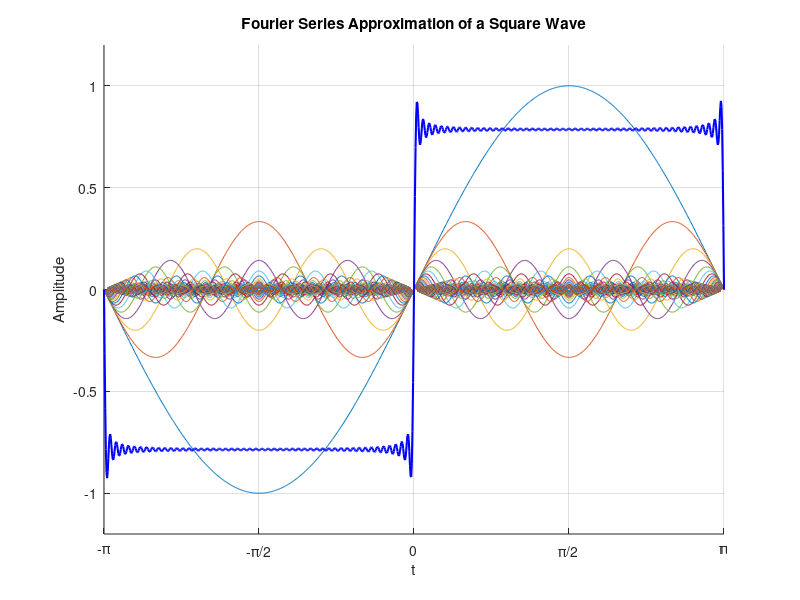

This chart was generated by the following MATLAB code: (Note: this script raises an error after producing the figure.)
%% ECE 210 - Assignment 05: corrected code with explanations
% Note: used with the help of MATLAB docs + Grok

% Housekeeping commands (Good practice to include at the start) [cite: 1]
clc;     % Clears the command window
clear;   % Removes all variables from the workspace
close all; % Closes all open figure windows

%% Problem 1: Square Wave Approximation (Superimposed)

% Define the time vector t [cite: 9]
t = linspace(-pi, pi, 1000);

% Define the number of terms (n goes from 0 to 50, so 51 terms total)
num_terms = 51; % Using a variable instead of a magic number (like 50 directly) is clearer.
n_indices = 0:(num_terms-1); % Indices from 0 to 50

% Calculate a_n vectorially (More efficient than a loop in MATLAB) [cite: 1, 2]
% Original approach used a loop[cite: 9]. Vectorization is preferred.
a_n = (2 * n_indices + 1)'; % Column vector of coefficients (2n+1)

% Calculate components vectorially
% Each row of 's_components' corresponds to sin(a_n*t)/a_n for one a_n
s_components = sin(a_n .* t) ./ a_n; % [cite: 2] Uses element-wise operations (.* and ./)

% Calculate the approximated square wave by summing the components [cite: 2]
% The sum is taken column-wise (summing contributions for each t)
s_approx = sum(s_components, 1); % Sum across the first dimension (rows)

% --- Plotting Problem 1 ---
figure; % Create a new figure window [cite: 20]
hold on; % Retain plots on the same axes [cite: 27, 28]

% Plot the individual components first (optional: adjust color/style)
% Original used light gray[cite: 9, 12], which can be hard to see. Plotting all at once.
plot(t, s_components); % Plot all components [cite: 3]

% Plot the final approximation (sum) on top
plot(t, s_approx, 'b', 'LineWidth', 1.5); % Make the sum line more prominent [cite: 9]

% --- Plot Customization (as required by assignment [cite: 41]) ---
title('Fourier Series Approximation of a Square Wave'); % [cite: 3]
xlabel('t'); % [cite: 3]
ylabel('Amplitude'); % [cite: 9]

% Set x-axis limits and ticks [cite: 3, 9]
xlim([-pi, pi]); % [cite: 3]
xticks([-pi, -pi/2, 0, pi/2, pi]); % [cite: 3]
xticklabels({'-\pi', '-\pi/2', '0', '\pi/2', '\pi'}); % [cite: 3]

% Set y-axis limits
% Original used [-1.5, 1.5][cite: 9]. The theoretical square wave is [-1, 1].
% While Gibbs phenomenon causes overshoot, [-1, 1] is often preferred
% for visualizing the ideal range, as in the solution key[cite: 4].
% Let's use a slightly larger range to capture Gibbs, but tighter than original.
ylim([-1.2, 1.2]); % A compromise reflecting the signal's nature.

grid on; % [cite: 9] Add grid lines for readability
hold off; % Release the figure hold

%% Problem 2: Square Wave Approximation (Subplots) [cite: 42]

figure; % Create a new figure for the subplots

% Use sgtitle for the overall figure title [cite: 43]
sgtitle('Square Wave Approximation and Components'); % [cite: 5, 11]

% --- Subplot 1: Approximation ---
% Original used subplot(2, 1, 1)[cite: 9]. Solution used subplot(1, 2, 1)[cite: 5].
% Using 1 row, 2 columns (side-by-side) often makes comparison easier.
subplot(1, 2, 1); % 1 row, 2 columns, first plot [cite: 5]
plot(t, s_approx, 'b'); % Plot the sum calculated earlier (reuse variables!)
title('Approximation'); % [cite: 5, 9]
xlabel('t'); % [cite: 5]
ylabel('Amplitude');
xlim([-pi, pi]); % [cite: 5, 11]
xticks([-pi, -pi/2, 0, pi/2, pi]); % [cite: 5]
xticklabels({'-\pi', '-\pi/2', '0', '\pi/2', '\pi'}); % [cite: 5]
% Match ylim from Problem 1 for consistency
ylim([-1.2, 1.2]); % Consistent y-limits
grid on; % [cite: 11]

% --- Subplot 2: Components ---
subplot(1, 2, 2); % 1 row, 2 columns, second plot [cite: 6]
% Original recalculated components here using a loop[cite: 11, 12]. Reuse the calculation!
plot(t, s_components); % Plot all components calculated earlier [cite: 6]
title('Components'); % [cite: 6, 11]
xlabel('t'); % [cite: 6]
ylabel('Amplitude');
xlim([-pi, pi]); % [cite: 6, 11]
xticks([-pi, -pi/2, 0, pi/2, pi]); % [cite: 6]
xticklabels({'-\pi', '-\pi/2', '0', '\pi/2', '\pi'}); % [cite: 6]
% Match ylim from Problem 1 for consistency
ylim([-1.2, 1.2]); % Consistent y-limits [cf. cite: 6 uses [-1,1], cite: 11 uses [-1.5,1.5]]
grid on; % [cite: 11]

%% Problem 3: Surface Plot [cite: 43]

% Define the grid resolution (Original used 100[cite: 13], solution used 64 [cite: 7])
% Using 100 provides a smoother plot.
n_points = 100;
axis_range = linspace(-2*pi, 2*pi, n_points); % [cite: 13]

% Create the meshgrid [cite: 35, 13]
[X, Y] = meshgrid(axis_range, axis_range);

% Calculate Z
% ***** MAJOR CORRECTION *****
% Original code used: z = x.*sin(x) - y.*cos(y); [cite: 13]
% This is incorrect! It uses the original vectors 'x' and 'y' (if they existed
% with those names, here 'axis_range') instead of the grid matrices 'X' and 'Y'.
% The function must be evaluated at each point (X, Y) on the grid. [cite: 36]
Z = X .* sin(X) - Y .* cos(Y); % Use X and Y matrices! [cite: 7]

% --- Plotting Problem 3 ---
figure; % New figure
surf(X, Y, Z); % Create the surface plot [cite: 37, 13, 7]

% --- Visualization Enhancements (Good practice, kept from original [cite: 13]) ---
shading interp; % Smooths the colors on the surface [cite: 13]
colorbar; % Adds a color scale bar [cite: 13]
title('Surface: z = x sin(x) - y cos(y)'); % [cite: 13]
xlabel('x'); % [cite: 13]
ylabel('y'); % [cite: 13]
zlabel('z'); % [cite: 13]
axis tight; % Adjust axes to fit the data range

%% Extra: MATLAB Logo [cite: 43]
% This was optional extra credit. Your solution was correct. [cite: 14]

figure; % New figure
membrane; % Built-in function to plot the MATLAB L-shaped membrane [cite: 14]
title('MATLAB Logo (Extra Credit)'); % [cite: 14]
axis tight;